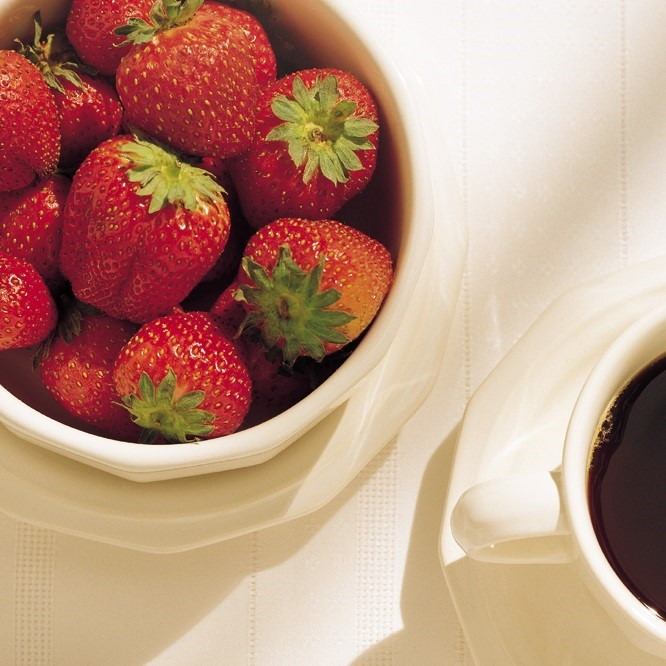
#> input picture Images/Image_05.jpg, 666 x 666 px
$ python hsv.py
#> lines starting #> are read from the running program, lines starting #| are printed output that depends on the picture; after the words box and inside, x2 and y2 are one past the last pixel; in counts of white or black regions, pixels touching at a corner belong together
# hsv.py
import cv2
import matplotlib.pyplot as plt
import numpy as np

image = cv2.imread('Images/Image_05.jpg')  # 读入图片
#> image is the input picture: shape (666, 666, 3); mean B, G, R 126.5, 145.8, 186.3
cv2.imshow("Image", image)  # 显示原图

hsv_img = cv2.cvtColor(image, cv2.COLOR_BGR2HSV)  # 色彩空间转换
#> hsv_img: shape (666, 666, 3); mean H, S, V 47, 99.3, 186.3

# 红色和绿色的HSV的阈值
light_red = (0, 170, 150)
dark_red = (180, 230, 230)
light_green = (25, 90, 90)
dark_green = (35, 200, 190)

red_mask = cv2.inRange(hsv_img, light_red, dark_red)  # 提取草莓红色果肉
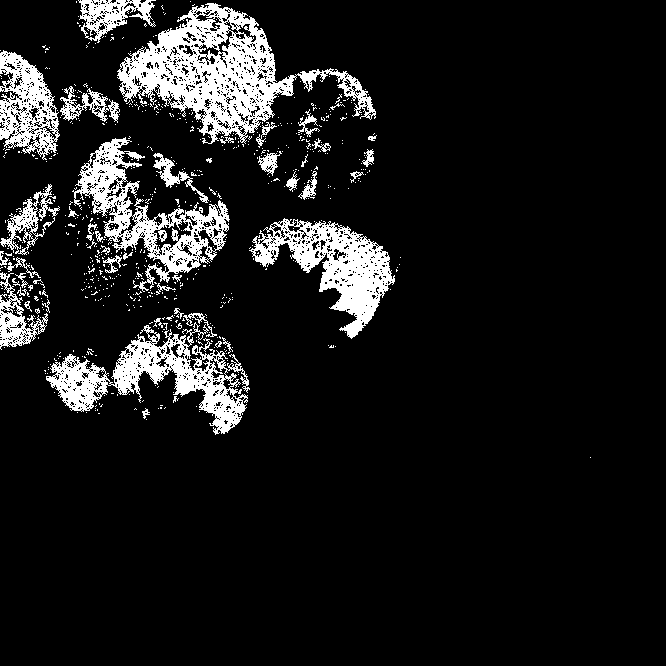
#> red_mask: shape (666, 666); 10.3% white; 680 white regions (634 under 20 px), largest, box (x1, y1, x2, y2) and area: (117, 3, 376, 144) 12353, (46, 322, 250, 435) 7317, (72, 137, 230, 292) 6636
green_mask = cv2.inRange(hsv_img, light_green, dark_green)  # 提取草莓绿色叶子
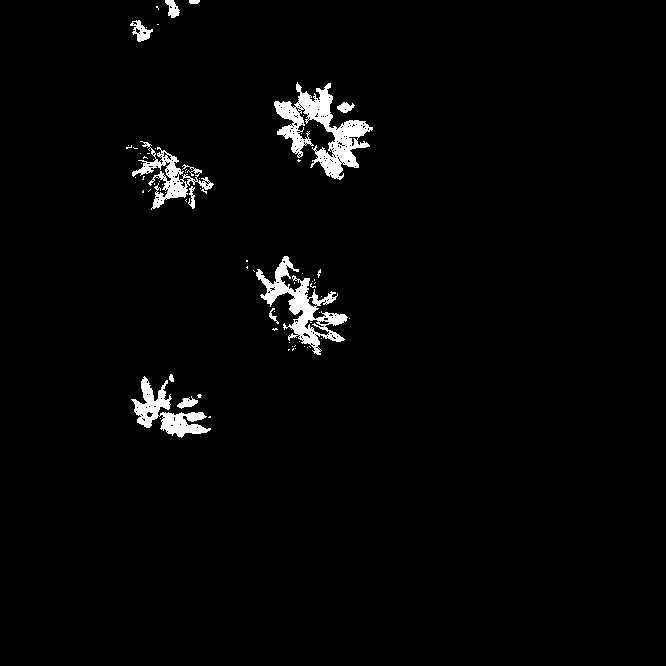
#> green_mask: shape (666, 666); 2.3% white; 71 white regions (59 under 20 px), largest, box (x1, y1, x2, y2) and area: (274, 82, 373, 180) 3452, (256, 256, 348, 355) 2575, (131, 376, 211, 438) 1717
mask = red_mask+green_mask
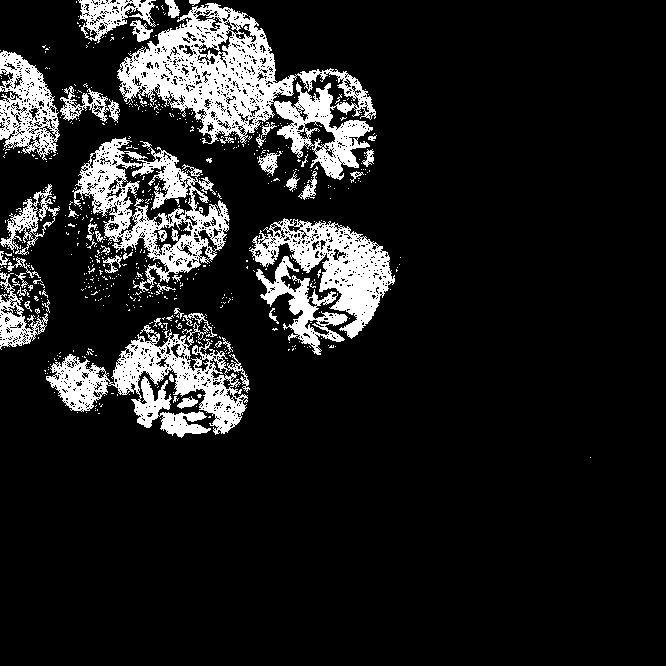
#> mask: shape (666, 666); min 0, max 255, mean 31.7
result = cv2.bitwise_and(image, image, mask=mask)  # 合为一张图片
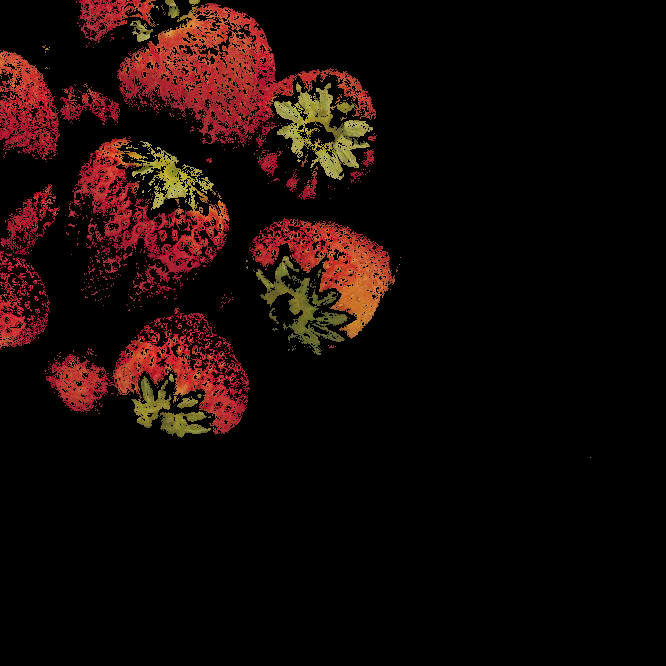
#> result: shape (666, 666, 3); mean B, G, R 6.1, 8.6, 21.5

cv2.imshow("Result", result)  # 显示提取后的结果
cv2.waitKey(0)
cv2.imwrite('result_05_hsv.jpg', result)  # 保存结果

$ run again, with Images/Image_01.jpg copied over Images/Image_05.jpg
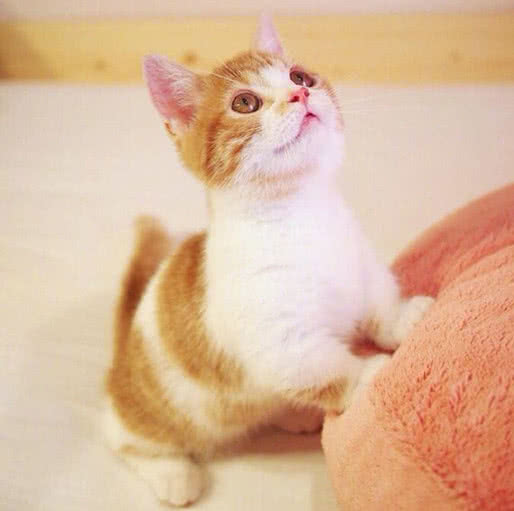
#> input picture Images/Image_01.jpg, 514 x 511 px
#> image is the input picture: shape (511, 514, 3); mean B, G, R 155.5, 184.8, 220.7
#> hsv_img: shape (511, 514, 3); mean H, S, V 24.9, 78.5, 220.7
#> `red_mask = cv2.inRange(hsv_img, light_red, dark_red)`:
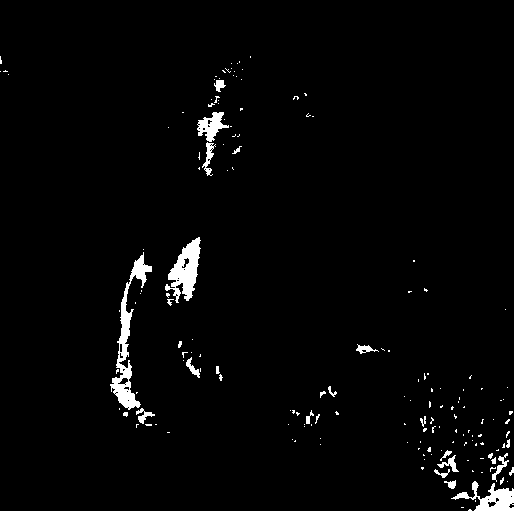
#> red_mask: shape (511, 514); 2.3% white; 167 white regions (140 under 20 px), largest, box (x1, y1, x2, y2) and area: (110, 252, 152, 410) 1549, (165, 237, 201, 303) 1159, (451, 481, 514, 511) 814
#> green_mask: shape (511, 514); every value is 0
#> `result = cv2.bitwise_and(image, image, mask=mask)`:
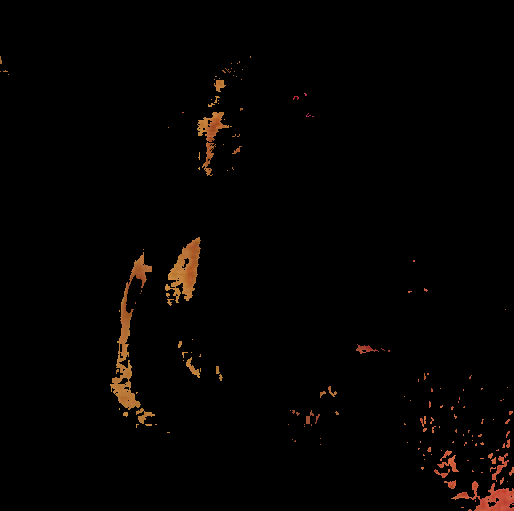
#> result: shape (511, 514, 3); mean B, G, R 1.3, 2.4, 4.2
